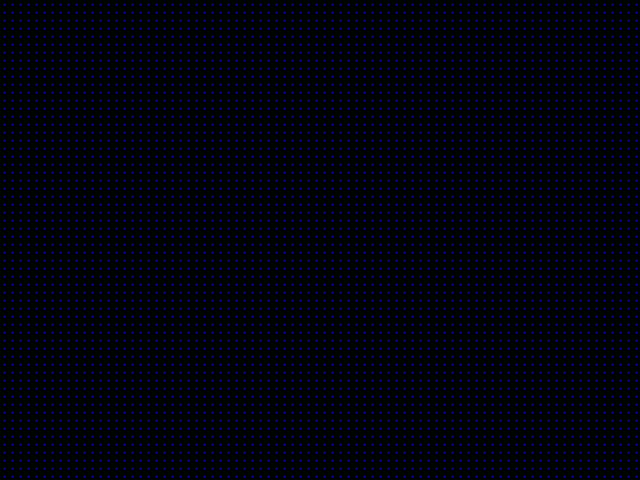
Frame 1 (no input)
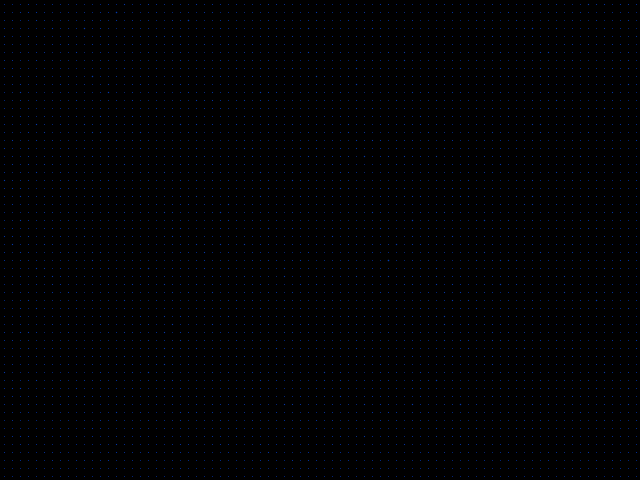
Frame 60 (the mouse pressed at the canvas centre just before this capture)
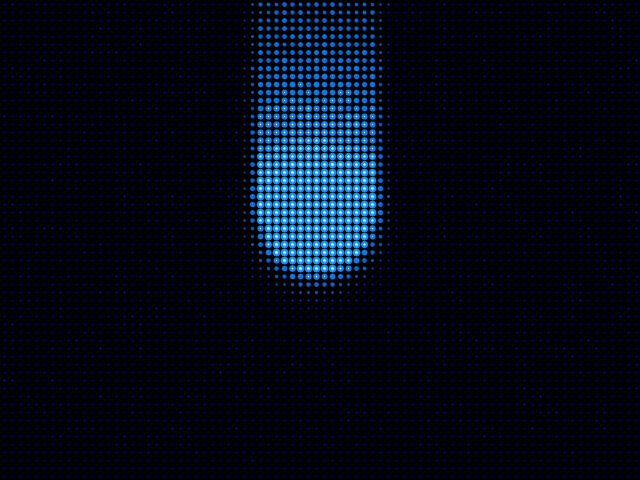
Frame 120 (the mouse held since frame 60 and released just before this capture)

The Processing sketch that drew these frames (run headless with seeded random() and noise(); from frame 60 on, the mouse is pressed at the canvas centre):

// Processing sketch: Array
// ── Array.pde
//////////////////////////////////////////// 
int xD, yD, mD = 11, vFnow = 0, vCnow = 0;  
float vDef = 1.5, vMin = 1, vMax = 8, vDelta = vMax - vMin, vP = vMax - 2; 
float[][] value;
color vC1 = color(0, 50, 170), vC2 = color(15, 155, 255), vC3 = color(255, 255, 255);

float hermit(float t) { float t2 = t * t; return 3 * t2 - 2 * t2 * t; }

////////////////////////////////////////////
void setup()
{ 
  size(640, 480); frameRate(20); smooth(); noStroke();
  xD = width / 8; yD = height / 8;
  value = new float[yD][xD];
  for (int y = 0; y < yD; y++)
  for (int x = 0; x < xD; x++) value[y][x] = vDef;
}

////////////////////////////////////////////
void keyPressed()
{
  if (keyCode == ENTER) vCnow = (vCnow + 1) % 3;
  if (keyCode == UP) vFnow = 0;
  if (keyCode == DOWN) vFnow = 1; 
  if (keyCode == LEFT) vFnow = 2;
  if (keyCode == RIGHT) vFnow = 3; 

  switch (vCnow)
  { case 0: vC1 = color(0, 50, 170); vC2 = color(15, 155, 255); vC3 = color(255, 255, 255); break;
    case 1: vC1 = color(105, 0, 0); vC2 = color(255, 150, 0); vC3 = color(255, 255, 255); break;
    case 2: vC1 = color(40, 65, 0); vC2 = color(165, 215, 0); vC3 = color(255, 255, 255); break;
  }
}

////////////////////////////////////////////
void filterUp()
{
  for (int y = 0; y < yD - 1; y++)
  for (int x = 0; x < xD; x++) value[y][x] = value[y + 1][x] + random(-0.15, 0.15); 
}

////////////////////////////////////////////
void filterDown()
{
  for (int y = yD - 1; y > 1; y--)
  for (int x = 0; x < xD; x++) value[y][x] = value[y - 1][x] + random(-0.15, 0.15); 
}

////////////////////////////////////////////
void filterLeft()
{
  for (int y = 0; y < yD; y++)
  for (int x = 0; x < xD - 1; x++) value[y][x] = value[y][x + 1] + random(-0.15, 0.15); 
}

////////////////////////////////////////////
void filterRight()
{
  for (int y = 0; y < yD; y++)
  for (int x = xD - 1; x > 1; x--) value[y][x] = value[y][x - 1] + random(-0.15, 0.15); 
}

////////////////////////////////////////////
void vFilter()
{
  switch (vFnow)
  { case 0: filterUp(); break;
    case 1: filterDown(); break;
    case 2: filterLeft(); break;
    case 3: filterRight(); break;
  }
}

////////////////////////////////////////////
void vDraw()
{
  float r;
  background(0, 0, 0);
  if (mousePressed)
  { int xx = (mouseX - 4) / 8, yy = (mouseY - 4) / 8,
        x1 = max(xx - mD, 0), y1 = max(yy - mD, 0),
        x2 = min(xx + mD, xD - 1), y2 = min(yy + mD, yD - 1); 
    for (int y = y1; y <= y2; y++)
    for (int x = x1; x <= x2; x++)
    { r = dist(xx, yy, x, y); 
      if (r < mD) value[y][x] = constrain(value[y][x] + 3.75 * hermit ((float)(mD - r) / mD), vMin, vMax);
    }  
  }
  for (int y = 0; y < yD; y++)
  for (int x = 0; x < xD; x++)
  { r = value[y][x] = max (value[y][x] * 0.97 - 0.001, vMin);
    fill(lerpColor(vC1, vC2, (r - vMin) / vDelta));
    ellipse(0.5 + 4 + x * 8, 0.5 + 4 + y * 8, r, r);
    if (r > vP) { fill(vC3); ellipse(0.5 + 4 + x * 8, 0.5 + 4 + y * 8, r - 5, r - 5); } 
  }
}

////////////////////////////////////////////
void draw()
{ 
  vDraw();
  vFilter();
}                                            
